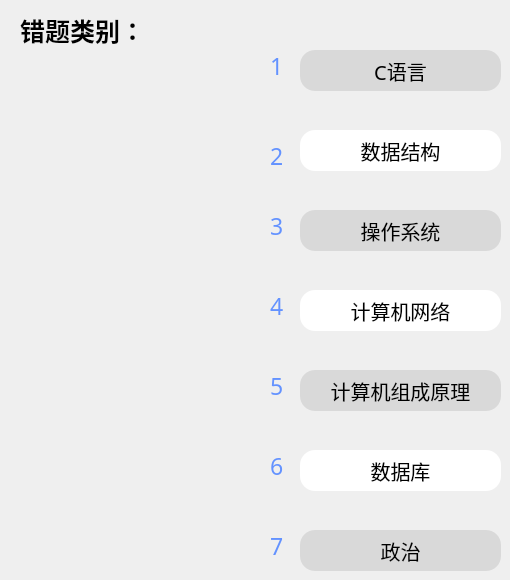
     <widget class="QWidget" name="page_7">
      <widget class="QLabel" name="label_t5_2">
       <property name="geometry">
        <rect>
         <x>270</x>
         <y>370</y>
         <width>21</width>
         <height>31</height>
        </rect>
       </property>
       <property name="font">
        <font>
         <family>微软雅黑</family>
         <pointsize>17</pointsize>
        </font>
       </property>
       <property name="styleSheet">
        <string notr="true">color: rgb(99, 146, 255);</string>
       </property>
       <property name="text">
        <string>5</string>
       </property>
      </widget>
      <widget class="QPushButton" name="wr_class4">
       <property name="geometry">
        <rect>
         <x>300</x>
         <y>290</y>
         <width>201</width>
         <height>41</height>
        </rect>
       </property>
       <property name="font">
        <font>
         <family>微软雅黑</family>
         <pointsize>15</pointsize>
        </font>
       </property>
       <property name="styleSheet">
        <string notr="true">QPushButton{
	
	background-color: rgb(255, 255, 255);
	border-radius:15px

}
QPushButton:pressed{
	padding-left:5px;
	padding-top:5px;
background-color: rgb(242, 255, 254);
}</string>
       </property>
       <property name="text">
        <string>计算机网络</string>
       </property>
      </widget>
      <widget class="QLabel" name="label_t7_2">
       <property name="geometry">
        <rect>
         <x>270</x>
         <y>530</y>
         <width>21</width>
         <height>31</height>
        </rect>
       </property>
       <property name="font">
        <font>
         <family>微软雅黑</family>
         <pointsize>17</pointsize>
        </font>
       </property>
       <property name="styleSheet">
        <string notr="true">color: rgb(99, 146, 255);</string>
       </property>
       <property name="text">
        <string>7</string>
       </property>
      </widget>
      <widget class="QPushButton" name="wr_class7">
       <property name="geometry">
        <rect>
         <x>300</x>
         <y>530</y>
         <width>201</width>
         <height>41</height>
        </rect>
       </property>
       <property name="font">
        <font>
         <family>微软雅黑</family>
         <pointsize>15</pointsize>
        </font>
       </property>
       <property name="styleSheet">
        <string notr="true">
QPushButton{
	background-color: rgb(217, 217, 217);
	border-radius:15px

}
QPushButton:pressed{
	padding-left:5px;
	padding-top:5px;	
	background-color: rgb(242, 255, 254);
}</string>
       </property>
       <property name="text">
        <string>政治</string>
       </property>
      </widget>
      <widget class="QLabel" name="wrong_class">
       <property name="geometry">
        <rect>
         <x>20</x>
         <y>0</y>
         <width>141</width>
         <height>61</height>
        </rect>
       </property>
       <property name="font">
        <font>
         <family>微软雅黑</family>
         <pointsize>19</pointsize>
         <bold>true</bold>
        </font>
       </property>
       <property name="styleSheet">
        <string notr="true"/>
       </property>
       <property name="text">
        <string>错题类别：</string>
       </property>
      </widget>
      <widget class="QPushButton" name="wr_class6">
       <property name="geometry">
        <rect>
         <x>300</x>
         <y>450</y>
         <width>201</width>
         <height>41</height>
        </rect>
       </property>
       <property name="font">
        <font>
         <family>微软雅黑</family>
         <pointsize>15</pointsize>
        </font>
       </property>
       <property name="styleSheet">
        <string notr="true">QPushButton{
	
	background-color: rgb(255, 255, 255);
	border-radius:15px

}
QPushButton:pressed{
	padding-left:5px;
	padding-top:5px;
background-color: rgb(242, 255, 254);
}</string>
       </property>
       <property name="text">
        <string>数据库</string>
       </property>
      </widget>
      <widget class="QLabel" name="label_t2_2">
       <property name="geometry">
        <rect>
         <x>270</x>
         <y>140</y>
         <width>21</width>
         <height>31</height>
        </rect>
       </property>
       <property name="font">
        <font>
         <family>微软雅黑</family>
         <pointsize>17</pointsize>
        </font>
       </property>
       <property name="styleSheet">
        <string notr="true">color: rgb(99, 146, 255);</string>
       </property>
       <property name="text">
        <string>2</string>
       </property>
      </widget>
      <widget class="QLabel" name="label_t6_2">
       <property name="geometry">
        <rect>
         <x>270</x>
         <y>450</y>
         <width>21</width>
         <height>31</height>
        </rect>
       </property>
       <property name="font">
        <font>
         <family>微软雅黑</family>
         <pointsize>17</pointsize>
        </font>
       </property>
       <property name="styleSheet">
        <string notr="true">color: rgb(99, 146, 255);</string>
       </property>
       <property name="text">
        <string>6</string>
       </property>
      </widget>
      <widget class="QLabel" name="label_t4_2">
       <property name="geometry">
        <rect>
         <x>270</x>
         <y>290</y>
         <width>21</width>
         <height>31</height>
        </rect>
       </property>
       <property name="font">
        <font>
         <family>微软雅黑</family>
         <pointsize>17</pointsize>
        </font>
       </property>
       <property name="styleSheet">
        <string notr="true">color: rgb(99, 146, 255);</string>
       </property>
       <property name="text">
        <string>4</string>
       </property>
      </widget>
      <widget class="QPushButton" name="wr_class5">
       <property name="geometry">
        <rect>
         <x>300</x>
         <y>370</y>
         <width>201</width>
         <height>41</height>
        </rect>
       </property>
       <property name="font">
        <font>
         <family>微软雅黑</family>
         <pointsize>15</pointsize>
        </font>
       </property>
       <property name="styleSheet">
        <string notr="true">
QPushButton{
	background-color: rgb(217, 217, 217);
	border-radius:15px

}
QPushButton:pressed{
	padding-left:5px;
	padding-top:5px;	
	background-color: rgb(242, 255, 254);
}</string>
       </property>
       <property name="text">
        <string>计算机组成原理</string>
       </property>
      </widget>
      <widget class="QPushButton" name="wr_class1">
       <property name="geometry">
        <rect>
         <x>300</x>
         <y>50</y>
         <width>201</width>
         <height>41</height>
        </rect>
       </property>
       <property name="font">
        <font>
         <family>微软雅黑</family>
         <pointsize>15</pointsize>
        </font>
       </property>
       <property name="styleSheet">
        <string notr="true">
QPushButton{
	background-color: rgb(217, 217, 217);
	border-radius:15px

}
QPushButton:pressed{
	padding-left:5px;
	padding-top:5px;	
	background-color: rgb(242, 255, 254);
}</string>
       </property>
       <property name="text">
        <string>C语言</string>
       </property>
      </widget>
      <widget class="QPushButton" name="wr_class3">
       <property name="geometry">
        <rect>
         <x>300</x>
         <y>210</y>
         <width>201</width>
         <height>41</height>
        </rect>
       </property>
       <property name="font">
        <font>
         <family>微软雅黑</family>
         <pointsize>15</pointsize>
        </font>
       </property>
       <property name="styleSheet">
        <string notr="true">
QPushButton{
	background-color: rgb(217, 217, 217);
	border-radius:15px

}
QPushButton:pressed{
	padding-left:5px;
	padding-top:5px;	
	background-color: rgb(242, 255, 254);
}</string>
       </property>
       <property name="text">
        <string>操作系统</string>
       </property>
      </widget>
      <widget class="QLabel" name="label_t3_2">
       <property name="geometry">
        <rect>
         <x>270</x>
         <y>210</y>
         <width>21</width>
         <height>31</height>
        </rect>
       </property>
       <property name="font">
        <font>
         <family>微软雅黑</family>
         <pointsize>17</pointsize>
        </font>
       </property>
       <property name="styleSheet">
        <string notr="true">color: rgb(99, 146, 255);</string>
       </property>
       <property name="text">
        <string>3</string>
       </property>
      </widget>
      <widget class="QLabel" name="label_t1_2">
       <property name="geometry">
        <rect>
         <x>270</x>
         <y>50</y>
         <width>21</width>
         <height>31</height>
        </rect>
       </property>
       <property name="font">
        <font>
         <family>微软雅黑</family>
         <pointsize>17</pointsize>
        </font>
       </property>
       <property name="styleSheet">
        <string notr="true">color: rgb(99, 146, 255);</string>
       </property>
       <property name="text">
        <string>1</string>
       </property>
      </widget>
      <widget class="QPushButton" name="wr_class2">
       <property name="geometry">
        <rect>
         <x>300</x>
         <y>130</y>
         <width>201</width>
         <height>41</height>
        </rect>
       </property>
       <property name="font">
        <font>
         <family>微软雅黑</family>
         <pointsize>15</pointsize>
        </font>
       </property>
       <property name="autoFillBackground">
        <bool>false</bool>
       </property>
       <property name="styleSheet">
        <string notr="true">QPushButton{
	
	background-color: rgb(255, 255, 255);
	border-radius:15px

}
QPushButton:pressed{
	padding-left:5px;
	padding-top:5px;
background-color: rgb(242, 255, 254);
}</string>
       </property>
       <property name="text">
        <string>数据结构</string>
       </property>
      </widget>
     </widget>
